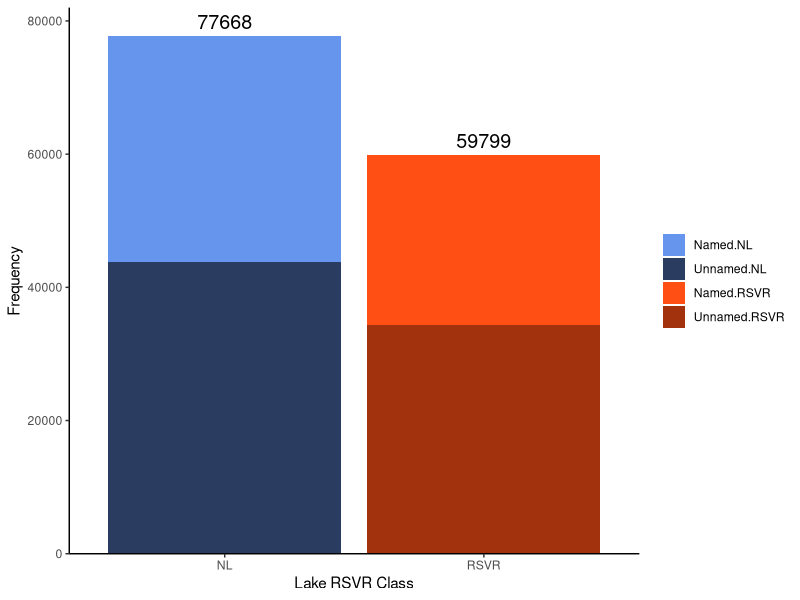
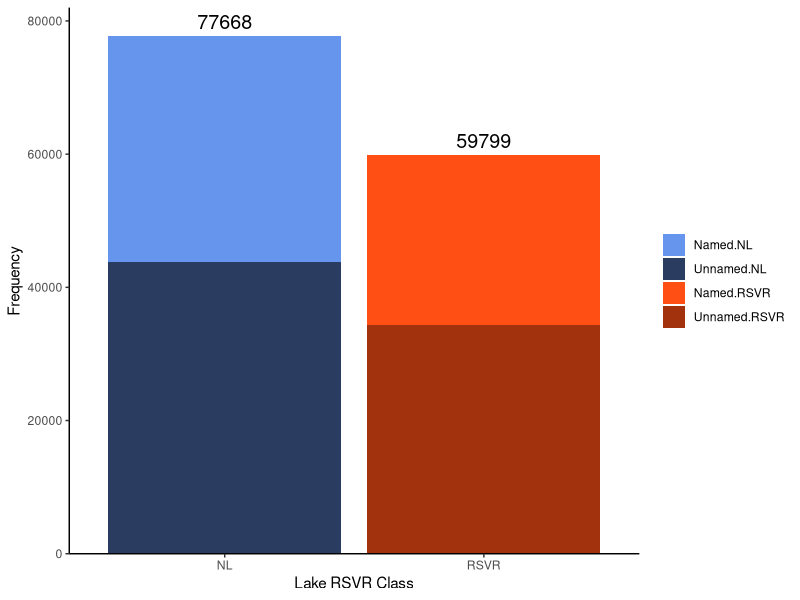

These figures' R source, in order:


library(ggplot2)


class <- c(rep("NL", 2), rep("RSVR" , 2))
named <- rep(c("Named", "Unnamed"), 2)
# c(named nl, unnamed nl, named rsvr, unnamed rsvr)
count <- c(33879, 43789, 25393, 34406)
data_named <- data.frame(class, named, count)


ggplot(data_named, aes(x=class, y=count, fill = interaction(named,class))) +
  geom_bar(stat = "identity") +
  theme_bw() + theme(axis.line = element_line(colour = "black"),
                     panel.grid.major = element_blank(),
                     panel.grid.minor = element_blank(),
                     panel.border = element_blank(),
                     panel.background = element_blank()) +
  labs(x = "Lake RSVR Class", y = "Frequency") +
  scale_y_continuous(lim = c(0, 82000), expand = c(0, 0)) +
  geom_text(
    aes(label = stat(y), group = class),
    stat = 'summary', fun = sum, vjust = -0.5, size = 5) +
  scale_fill_manual(name = NULL, values=c("#6695ed", "#2a3d61", "#ff4f14", "#a1320d"))


#Download as a tiff file

tiff("name_rsvr_nl.tiff", width = 4, height = 4, units = "in", res = 600)

ggplot(data_named, aes(x=class, y=count, fill = interaction(named,class))) +
  geom_bar(stat = "identity") +
  theme_bw() + theme(axis.line = element_line(colour = "black"),
                     panel.grid.major = element_blank(),
                     panel.grid.minor = element_blank(),
                     panel.border = element_blank(),
                     panel.background = element_blank()) +
  labs(x = "Lake RSVR Class", y = "Frequency") +
  scale_y_continuous(lim = c(0, 82000), expand = c(0, 0)) +
  geom_text(
    aes(label = stat(y), group = class),
    stat = 'summary', fun = sum, vjust = -0.5, size = 5) +
  scale_fill_manual(name = NULL, values=c("#6695ed", "#2a3d61", "#ff4f14", "#a1320d"))

dev.off()
 
